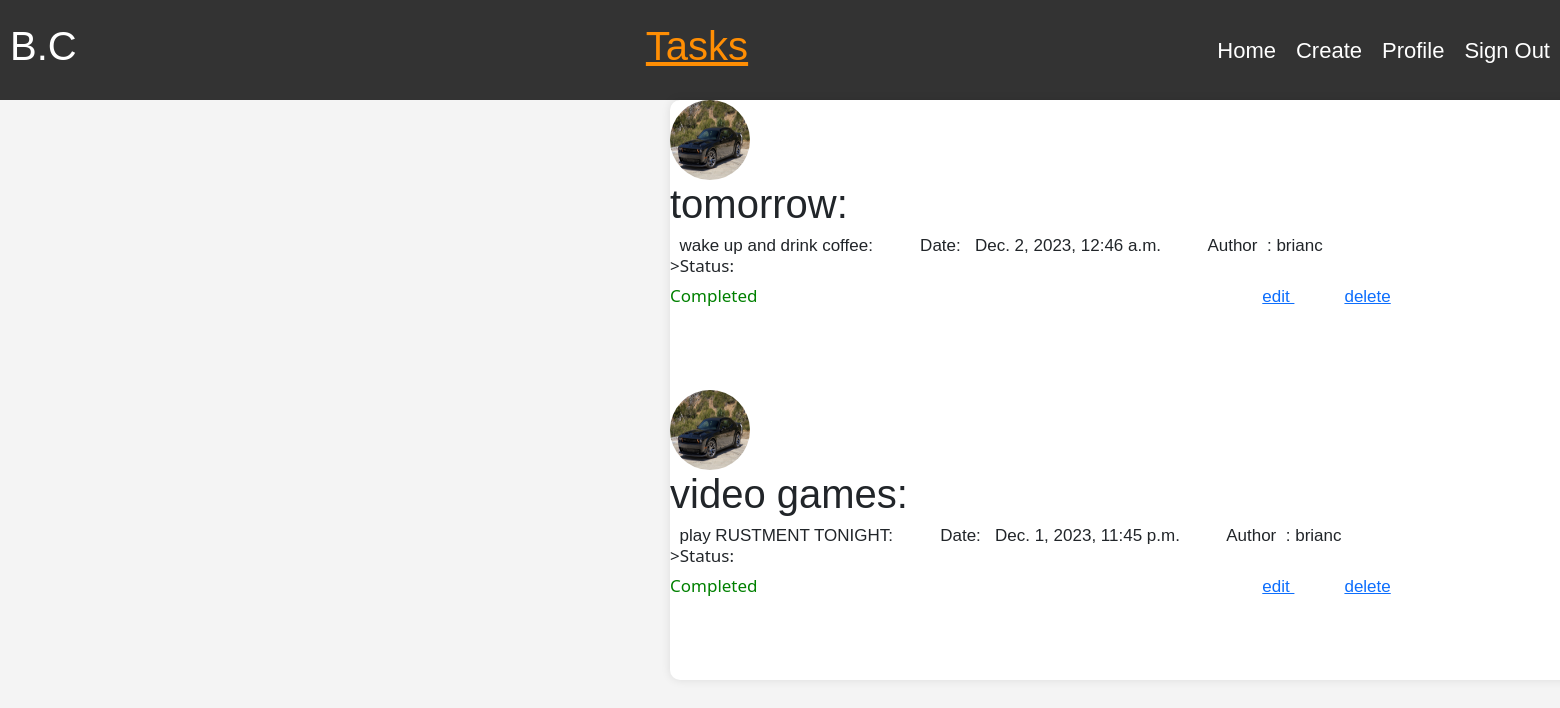
The app's page / (signed in) with its own data.
### helloworld/models.py (models this page shows, shortened)
class Task(models.Model):
    title = models.CharField(max_length=60)
    content = models.TextField(max_length=200)
    date_posted = models.DateTimeField(default=timezone.now)
    user = models.ForeignKey(User, on_delete=models.CASCADE)
    completed = models.BooleanField(default=False)

### users/models.py (models this page shows, shortened)
class Profile(models.Model):
    user = models.OneToOneField(User, models.CASCADE)
    image = models.ImageField(default='default.jpg', upload_to='profile_pics')
    bio = models.CharField(max_length=150)

### helloworld/views.py (the view)
# urls.py: path('', TaskListView.as_view(), name='home-page'),
class TaskListView(LoginRequiredMixin,ListView):
    model = Task
    template_name = 'helloworld/index.html'
    context_object_name = 'task'
    def get_queryset(self):
        if self.request.user.is_authenticated:
            return Task.objects.filter(user=self.request.user).order_by('-date_posted')
        else:
            return Task.objects.none()

### helloworld/templates/helloworld/index.html
{% extends 'helloworld/base.html' %}
{% block content %}
    <div class="flex-container">
        {% if user.is_authenticated %}
            {% for tas in task %}
                {% if not tas.completed %}
                    <img class="rounded-circle article-img " src="{{ tas.user.profile.image.url }}" style="width: 80px; height: 80px; display: inline-block;"  >
                    <div class="flex-item" style="margin-bottom: 150px;"><h1>{{ tas.title }}:</h1>
                        &nbsp&nbsp{{ tas.content }}:
                        &nbsp&nbsp&nbsp&nbsp&nbsp&nbsp&nbsp&nbsp Date:&nbsp&nbsp {{ tas.date_posted }}
                        &nbsp&nbsp&nbsp&nbsp&nbsp&nbsp&nbsp&nbsp Author &nbsp: {{ tas.user }}
                        <div class="flex-item">
                            <p style="font-family: system-ui, -apple-system, BlinkMacSystemFont, 'Segoe UI', Roboto, Oxygen, Ubuntu, Cantarell, 'Open Sans', 'Helvetica Neue', sans-serif;margin-bottom: 10px; "> >Status:</p>
                            <p style="font-family: system-ui, -apple-system, BlinkMacSystemFont, 'Segoe UI', Roboto, Oxygen, Ubuntu, Cantarell, 'Open Sans', 'Helvetica Neue', sans-serif; color: red; margin-bottom: 5px; display: inline-block;">
                                In progress
                            </p>
                             <a style="margin-left: 500px;" href="{% url 'task_detail' tas.id %}"> edit </a>
                             <a style="margin-left: 50px;" href="{% url 'task-delete' tas.id %}"> delete </a>
                        </div>
                    </div>
                {% else %}
                <img class="rounded-circle article-img" src="{{ tas.user.profile.image.url }}" style="width: 80px; height: 80px;">
                    <div class="flex-item" style="margin-bottom: 150px;"><h1>{{ tas.title }}:</h1>
                        &nbsp&nbsp{{ tas.content }}:
                        &nbsp&nbsp&nbsp&nbsp&nbsp&nbsp&nbsp&nbsp Date:&nbsp&nbsp {{ tas.date_posted }}
                        &nbsp&nbsp&nbsp&nbsp&nbsp&nbsp&nbsp&nbsp Author &nbsp: {{ tas.user }}
                        <div class="flex-item">
                            <p style="font-family: system-ui, -apple-system, BlinkMacSystemFont, 'Segoe UI', Roboto, Oxygen, Ubuntu, Cantarell, 'Open Sans', 'Helvetica Neue', sans-serif; margin-bottom: 10px;"> >Status:</p>
                            <p style="font-family: system-ui, -apple-system, BlinkMacSystemFont, 'Segoe UI', Roboto, Oxygen, Ubuntu, Cantarell, 'Open Sans', 'Helvetica Neue', sans-serif; color: green; display: inline-block;">
                                Completed
                            </p>
                            <a style="margin-left: 500px;"  href="{% url 'task_detail' tas.id %}"> edit </a>
                            <a style="margin-left: 50px;" href="{% url 'task-delete' tas.id %}"> delete </a>
                        </div>
                    </div>
                {% endif %}
            {% endfor %}
        {% else %}
            <div class="flexitem"><h1>Login to be able to create and see tasks!!</h1></div>
        {% endif %}
    </div>
{% endblock content %}

### helloworld/templates/helloworld/base.html (shortened to what this page needs)
{% load static %}
<!DOCTYPE html>
<html lang="en">
    <head>
        <link href="https://cdn.jsdelivr.net/npm/bootstrap@5.3.2/dist/css/bootstrap.min.css" rel="stylesheet">
        <link rel="stylesheet" type="text/css" href="{% static 'helloworld/main.css' %}">
    </head>
    <body>
        {% block header %}
            <header>
                <h1>B.C</h1>
                <h1 class="htsk">Tasks</h1>
                <nav>
                    {% if user.is_authenticated %}
                        <a class ="nav-items" href="{% url 'home-page' %}">Home</a>
                        <a class ="nav-items" href="{% url 'task-create' %}">Create</a>
                        <a class ="nav-items" href="{% url 'profile' %}">Profile</a>
                        <a class ="nav-items" href="{% url 'logout' %}">Sign Out</a>
                    {% else %}
                        <a class ="nav-items" href="{% url 'login' %}">Login</a>
                        <a class ="nav-items" href="{% url 'register-page' %}">Register</a>
                    {% endif %}
                </nav>
            </header>
        {% endblock header%}
        {% block content %}{% endblock %}
    </body>
</html>

### helloworld/static/helloworld/main.css (style rules this page uses)
body { font-family: Arial, sans-serif; margin: 0; padding: 0; background-color: #f4f4f4; margin-bottom: 3000px; }
header { background-color: #333; color: #fff; padding: 10px; display: flex; justify-content: space-between; align-items: center; height: 100px; }
.htsk { margin-left: 100px; color:rgb(255, 142, 4); font-family: 'Lucida Sans', 'Lucida Sans Regular', 'Lucida Grande', 'Lucida Sans Unicode', Geneva, Verdana, sans-serif; font-size: 40px; text-decoration: underline; }
nav { display: flex; gap: 20px; }
nav a { color: #fff; text-decoration: none; }
.nav-items { font-size: 22px; font-family: sans-serif; transition: ease .15s; }
.flex-container { display: flex; flex-direction: column; width: 1000px; min-height: 200px; background-color: #fff; border-radius: 10px; margin-left: 670px; box-shadow: 0 0 10px rgba(0, 0, 0, 0.1); }
.flex-item { margin-bottom: 100px; height: 60px; font-size: 17px; line-height: 20px; }
p { margin-top: 0px; margin-bottom: 0px; font-family: Roboto; }

### records on screen
Task: user.profile.image (picture), title "tomorrow", content "wake up and drink coffee", date_posted "Dec. 2, 2023, 12:46 a.m.", user "brianc"
Task: user.profile.image (picture), title "video games", content "play RUSTMENT TONIGHT", date_posted "Dec. 1, 2023, 11:45 p.m.", user "brianc"
